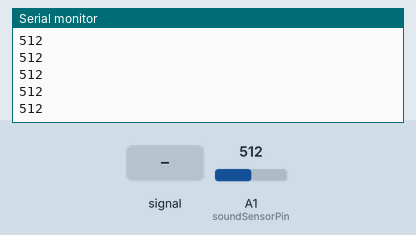
Simulated run of this sketch. Board: Arduino Uno, built with avr-gcc and run on an emulated ATmega328P. Shown: the last lines printed to the serial monitor. The test bench sets the inputs (shaded band); at power-on: A1 (soundSensorPin) = 512.

Above: at 1.2 s.
1.3 s: A1 (soundSensorPin) fed a 200 Hz sine of ±81 counts around its level
At 2.1 s:
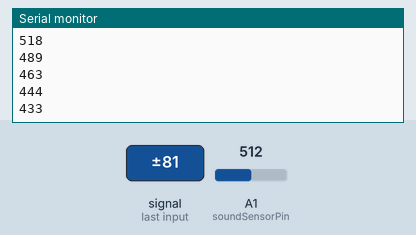
2.8 s: A1 (soundSensorPin) set to 716
At 3.5 s:
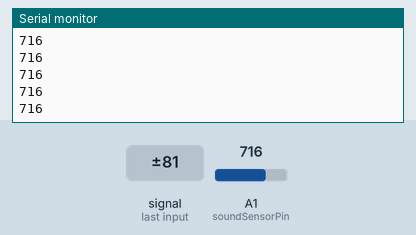
4.3 s: A1 (soundSensorPin) fed a 1000 Hz sine of ±255 counts around its level
5.8 s: A1 (soundSensorPin) set to 900
At 6.4 s:
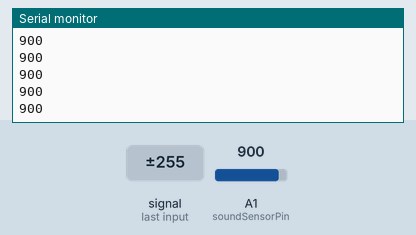
Timing chart, 0 to 8.3 s (numbered marks = the images above; inputs shaded):
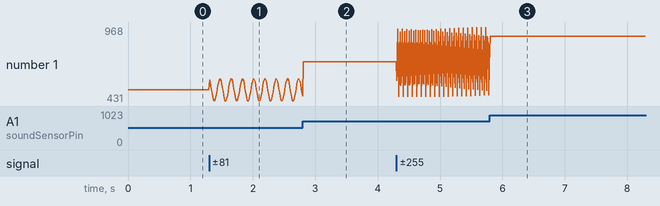

The sketch:

sensorSound.ino
```cpp
int soundSensorPin = A1;
int threshold = 500;

void setup() {
  Serial.begin(9600);
}

void loop() {
  int level = analogRead(soundSensorPin);
  Serial.println(level);

  delay(10);
}
```

Measured:
- after the input at 1.3 s, the serial monitor: prints a new line at once (image 1)
- plotted number 1: 512 → 466 after the input at 1.3 s
